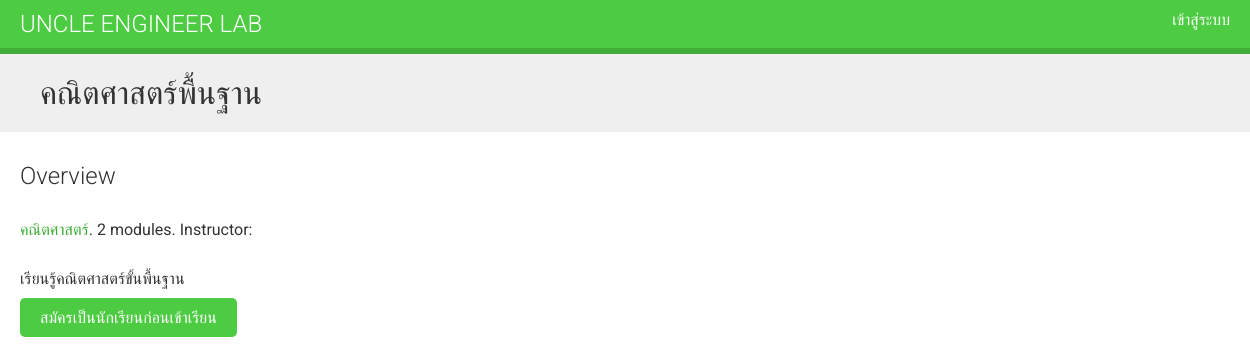
/course/Basic_Math/, run on the app's committed database.
### courses/models.py (models this page shows, shortened)
class Course(models.Model):
    students = models.ManyToManyField(User,
                                    related_name='courses_joined',
                                    blank=True)
    owner = models.ForeignKey(User,related_name='courses_created',on_delete=models.CASCADE)
    subject = models.ForeignKey(Subject,related_name='courses',on_delete=models.CASCADE)
    title = models.CharField(max_length=200)
    slug = models.SlugField(max_length=200, unique=True)
    overview = models.TextField()
    created = models.DateTimeField(auto_now_add=True)
    class Meta:
        ordering = ['-created']

class Subject(models.Model):
    title = models.CharField(max_length=200)
    slug = models.SlugField(max_length=200, unique=True)
    class Meta:
        ordering = ['title']

### courses/views.py (the view)
class CourseDetailView(DetailView):
    model = Course
    template_name = 'courses/course/detail.html'
    def get_context_data(self, **kwargs):
        context = super(CourseDetailView,self).get_context_data(**kwargs)
        context['enroll_form']= CourseEnrollForm(
                                    initial={'course':self.object})
        return context

### courses/templates/courses/course/detail.html (shortened to what this page needs)
{% extends "base.html" %}
{% block content %}
    {% with subject=course.subject %}
        <h1>
            {{ object.title }}
        </h1>
        <div class="module">
            <h2>Overview</h2>
            <p>
                <a href="{% url "course_list_subject" subject.slug %}">
                {{ subject.title }}</a>.
                {{ course.modules.count }} modules.
                Instructor: {{ course.owner.get_full_name }}
            </p>
            {{ object.overview|linebreaks }}
            {% if request.user.is_authenticated %}
                <form action="{% url "student_enroll_course" %}" method="post">
                    {{ enroll_form }}
                    {% csrf_token %}
                    <input type="submit" class="button" value="เข้าเรียนคอร์สนี้">
                </form>
            {% else %}
                <a href="{% url "student_registration" %}" class="button">
                    สมัครเป็นนักเรียนก่อนเข้าเรียน
                </a>
{% endif %}
        </div>
    {% endwith %}
{% endblock %}

### courses/static/css/base.css (style rules this page uses)
body { margin:0; font-family:'Roboto', sans-serif; font-weight:400; color:#333; }
a { color:#3fad37; text-decoration:none; }
h1, h2, h3, h4, h5, h6 { font-family:'Roboto', sans-serif; font-weight:300; }
h1 { background:#efefef; width:100%; overflow:auto; padding:20px 0 20px 40px; margin:0; }
.module { padding:10px 20px; float:left; width:600px; }
.module p { margin:10px 0 20px; width:100%; float:left; }
input[type=submit], a.button { border-radius:5px; background:#4dcc43; color:#fff; font-size:16px; text-transform:uppercase; border:none; padding:10px 20px; margin:20px 0; }

### data on the page
Course: title "คณิตศาสตร์พื้นฐาน", modules.count "2", overview "เรียนรู้คณิตศาสตร์ขั้นพื้นฐาน"
Subject: title "คณิตศาสตร์"
